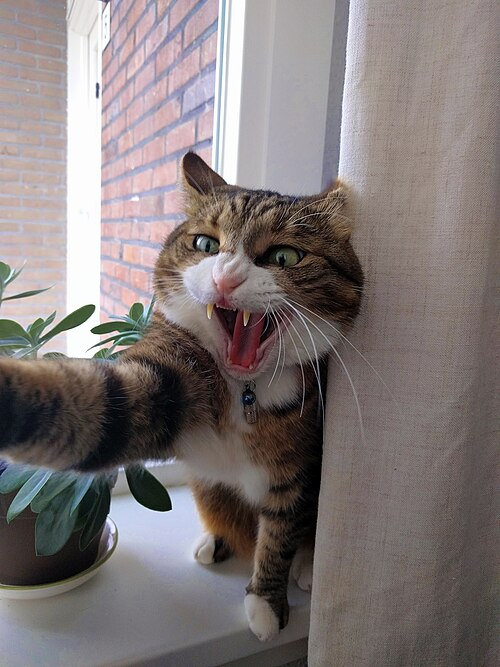
#> input picture port-art/upset-cat.jpg, 500 x 667 px
$ python -i credits.py   (imports and definitions only)
#> lines starting #> are read from the running program, lines starting #| are printed output that depends on the picture
"""Art for the intro credits, drawn at build time from nothing but this code.

The joke: the credits are a golf scorecard, and the original team are its holes (names and jobs from
the game's own credits room, MENU_Credits* in translations/UCG_T.csv; source/main.c writes them on the
card with the 3DS's system font). The bottom screen is a putting green whose flag carries the porter's
logo (port-art/nickbin-logo.jpg, made by NickBin for the port).

None of it uses the game's files, so it is built into the 3dsx/cia (romfs/port/) even when the game's
own assets come from sdmc:/3ds/Uncanny Cat Golf/. The same goes for the "Oops" screen shown when that
folder is missing: its Comic Sans is the build machine's own (Windows' comic.ttf), never the game's copy,
its cat is a CC0 photo (port-art/README.md), and its sad trombone is made right here.
"""
import math
import os
import struct
import wave

import numpy as np
from PIL import Image, ImageDraw, ImageFont

LOGO = os.path.join(os.path.dirname(os.path.dirname(os.path.dirname(os.path.abspath(__file__)))),
                    "port-art", "nickbin-logo.jpg")

PAPER = (244, 236, 210, 255)
RULE = (150, 186, 222, 255)
MARGIN = (214, 92, 92, 255)
GREEN_A = (86, 170, 72)
GREEN_B = (74, 154, 62)


# [43 lines left out: functions scorecard, green, logo, entries, not called in this run]


# --- the "Oops" screen: shown when the game's files are not on the SD card -------------------------

OOPS_TEXT = ("Oops! We couldn't find the assets in order to launch this game, please ensure that you have "
             "downloaded the source code and put it within your \"sdmc:/3ds/Uncanny Cat Golf/\" folder.")
COMIC_PATHS = [os.environ.get("UCG_COMIC", ""), "/mnt/c/Windows/Fonts/comic.ttf", "C:/Windows/Fonts/comic.ttf",
               "/usr/share/fonts/truetype/msttcorefonts/Comic_Sans_MS.ttf",
               "/usr/share/fonts/truetype/msttcorefonts/comic.ttf"]
SKY = (150, 120, 190, 255)  # the game's menu purple
INK = (40, 30, 60, 255)


def _comic(size, bold=False):
    for p in COMIC_PATHS:
        if not p:
            continue
        q = p.replace("comic.ttf", "comicbd.ttf") if bold else p
        for c in (q, p):
            if os.path.exists(c):
                return ImageFont.truetype(c, size)
    print("WARNING: no Comic Sans on this machine (set UCG_COMIC); the Oops screen uses a plain font")
    return ImageFont.load_default(size)


# [11 lines left out: function _wrap, not called in this run]


CAT = os.path.join(os.path.dirname(LOGO), "upset-cat.jpg")  # CC0, see port-art/README.md


def oops_top():
    """400x240: a big Oops! and the hissing cat as a crooked snapshot."""
    im = Image.new("RGBA", (400, 240), SKY)
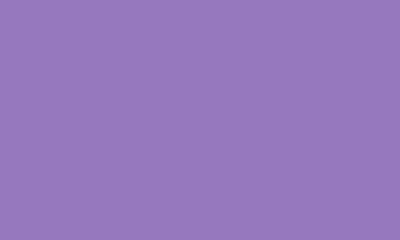
#> im: PIL image 400x240 RGBA; mean R, G, B, A 150, 120, 190, 255
    d = ImageDraw.Draw(im)
    big = _comic(68, bold=True)
    d.text((12, 70), "Oops!", font=big, fill=(255, 255, 255, 255), stroke_width=5, stroke_fill=INK)
    if os.path.exists(CAT):
        cat = Image.open(CAT).convert("RGB")
#> cat is the input picture: PIL image 500x667 RGB; mean R, G, B 128.5, 120, 119.6
        cat = cat.crop((0, 110, 330, 520))  # the face and the swiping paw
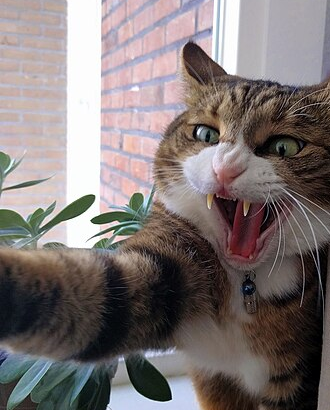
#> cat: PIL image 330x410 RGB; mean R, G, B 126.5, 117.5, 117
        cat = cat.resize((150, 186), Image.LANCZOS)
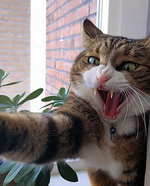
#> cat: PIL image 150x186 RGB; mean R, G, B 126.5, 117.5, 117
        photo = Image.new("RGBA", (162, 206), (252, 252, 248, 255))  # a snapshot's white border
        photo.paste(cat, (6, 6))
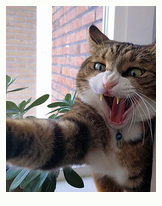
#> photo: PIL image 162x206 RGBA; mean R, G, B, A 147.1, 139.6, 138.5, 255
        photo = photo.rotate(-6, resample=Image.BICUBIC, expand=True)
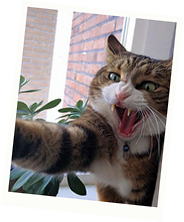
#> photo: PIL image 184x222 RGBA; mean R, G, B, A 119.7, 113.6, 112.7, 208.3; transparent parts drawn white
        im.alpha_composite(photo, (400 - photo.width - 12, (240 - photo.height) // 2))
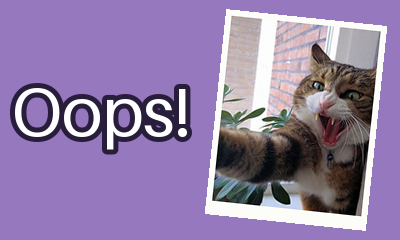
#> im: PIL image 400x240 RGBA; mean R, G, B, A 146.3, 126, 167.3, 255
    return im


# [43 lines left out: functions oops_bottom, oops_entries, sad_trombone, not called in this run]

>>> result = oops_top()
